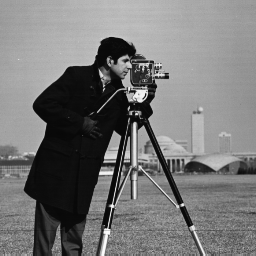
#> input picture Assignment 2/b2_a.png, 256 x 256 px, found by its file name
$ jupyter execute --allow-errors 'Computer_Vision_Assignment_1 (2).ipynb'
#> lines starting #> are read from the running program, lines starting #| are printed output that depends on the picture; after the words box and inside, x2 and y2 are one past the last pixel; in counts of white or black regions, pixels touching at a corner belong together
[cell 1]
import numpy as np
import matplotlib.pyplot as plt
import matplotlib.image as Image
import collections
import cv2
import matplotlib as mpl

**PART 1: HISTOGRAM OF COLOURED IMAGE**

[cell 2]
# To calculate histogram for each color channel
def readColourImage(colour,nBin, doBinning):
    image_1D = sorted(colour.ravel())
    counter=collections.Counter(image_1D)
    hist_list = list(counter.keys())
    freq_list = list(counter.values())

    if doBinning:
        intensityBins = [hist_list[i:i+nBin] for i in range(0,len(hist_list),nBin)]
        frequencyBins = [freq_list[i:i+nBin] for i in range(0,len(freq_list),nBin)]
        hist_with_bins = []
        freq_with_bins = []
        for i in intensityBins:
            frequencySum = 0
            hist_with_bins.append(i[len(i) - 1])
            for x in i:
                frequencySum += counter[x]
            freq_with_bins.append(frequencySum)
    else:
        hist_with_bins = hist_list
        freq_with_bins = freq_list

#     print(hist_with_bins, freq_with_bins)
    return hist_with_bins, freq_with_bins

[cell 3]
def displayHistogram(hist_list,freq_list):
    plt.xlabel("Intensity")
    plt.ylabel("Frequency")
    plt.title('Histogram of image')
    plt.bar(hist_list,freq_list)
    plt.show()

#> (a cell that did not finish here is left out)

#> (a cell that did not finish here is left out)

#> (a cell that did not finish here is left out)

[cell 7]
def RGB_to_GRAY(rgb):
    return np.dot(rgb[...,:3], [0.30, 0.59, 0.11])


def readImage(image_url,nBin, doBinning):
    img_raw = Image.imread(image_url,0)
    gray_img = RGB_to_GRAY(img_raw)

    plt.title("Orignal image")
    plt.imshow(gray_img, cmap = plt.get_cmap('gray'))
    plt.xticks([]), plt.yticks([])
    plt.show()


    image_1D = sorted(gray_img.ravel())
    counter=collections.Counter(image_1D)
#     print(len(counter))
    hist_list = list(counter.keys())
    freq_list = list(counter.values())

    if doBinning:
        intensityBins = [hist_list[i:i+nBin] for i in range(0,len(hist_list),nBin)]
        frequencyBins = [freq_list[i:i+nBin] for i in range(0,len(freq_list),nBin)]
        hist_bins = []
        freq_bins = []
        for i in intensityBins:
            frequencySum = 0
            hist_bins.append(i[len(i) - 1])
            for x in i:
                frequencySum += counter[x]
            freq_bins.append(frequencySum)
    else:
        hist_bins = hist_list
        freq_bins = freq_list

#     print(hist_with_bins, freq_with_bins)
    return hist_bins, freq_bins, gray_img


def readImage_Array(image_1D,nBin, doBinning):
#     print(len(set(image_1D)))

    image_1D = sorted(image_1D.ravel())
#     image_1D = [int(round(i)) for i in image_1D]
    counter=collections.Counter(image_1D)
#     print(len(counter))
    hist_list = list(counter.keys())
    freq_list = list(counter.values())

    if doBinning:
        intensityBins = [hist_list[i:i+nBin] for i in range(0,len(hist_list),nBin)]
        frequencyBins = [freq_list[i:i+nBin] for i in range(0,len(freq_list),nBin)]
        hist_bins = []
        freq_bins = []
        for i in intensityBins:
            frequencySum = 0
            hist_bins.append(i[len(i) - 1])
            for x in i:
                frequencySum += counter[x]
            freq_bins.append(frequencySum)
    else:
        hist_bins = hist_list
        freq_bins = freq_list

#     print(hist_with_bins, freq_with_bins)
    return hist_bins, freq_bins

#> (a cell that did not finish here is left out)

displayHistogram(hist_list,freq_list)

**PDF OF THE IMAGE**

[cell 9]
#PDF of image

def plotPDF(freq_list):
    size = sum(freq_list)
    pdf_image =[]
    pdf_image = [x / size for x in freq_list]
    return pdf_image

#> (a cell that did not finish here is left out)

**CDF OF THE IMAGE**

[cell 11]
#CDf of the image

def plotCDF(pdf_image):
    cdf_list = list()
    tempSum = 0
    for idx, freq in enumerate(pdf_image):
        tempSum += freq
#         cdfMap[intensities[idx]] = tempSum
        cdf_list.append(tempSum)
    return(cdf_list)

#> (a cell that did not finish here is left out)

**HISTOGRAM EQUALIZATION**

#> (a cell that did not finish here is left out)

#print(gray_img_equ)
plt.xticks([]), plt.yticks([])
#print(len(cdf_list))

def hist_Equalisation(cdf_image):
    cdf_image = [i*255/cdf_image[-1] for i in cdf_image]
    image_equalized = np.interp(gray_img_equ, range(0,2670), cdf_image)
#     print(len(cdf_image))
    return image_equalized


image_equalized = hist_Equalisation(cdf_image)
#print(image_equalized)

plt.imshow(image_equalized, cmap = 'gray')
plt.title('Equalized Histogram')
plt.xticks([]), plt.yticks([])

#plt.title('Histogram Equalization')
plt.show()
Image.imsave('EqualizedImage.png',image_equalized)

[cell 14]
#Histogram of equalized image

def readImage2(image_url,nBin, doBinning):
    img_raw = Image.imread(image_url,0)
    gray_img = RGB_to_GRAY(img_raw)

    #plt.title("Orignal image")
    #plt.imshow(gray_img, cmap = plt.get_cmap('gray'))
    #plt.show()

    image_1D = sorted(gray_img.ravel())
    counter=collections.Counter(image_1D)
#     print(len(counter))
    hist_list = list(counter.keys())
    freq_list = list(counter.values())

    if doBinning:
        intensityBins = [hist_list[i:i+nBin] for i in range(0,len(hist_list),nBin)]
        frequencyBins = [freq_list[i:i+nBin] for i in range(0,len(freq_list),nBin)]
        hist_with_bins = []
        freq_with_bins = []
        for i in intensityBins:
            frequencySum = 0
            hist_with_bins.append(i[len(i) - 1])
            for x in i:
                frequencySum += counter[x]
            freq_with_bins.append(frequencySum)
    else:
        hist_with_bins = hist_list
        freq_with_bins = freq_list

#     print(hist_with_bins, freq_with_bins)
    return hist_with_bins, freq_with_bins, gray_img


#> (the rest of this cell did not finish here and is left out)

**PART 2: BINARY IMAGE - MANUAL THRESHOLDING**

[cell 15]
#Manual Thresholding:

def thresholding(arr):
    for i in arr:
      for j in i:
        if(j[0] > 123):
            j[0]=j[1]=j[2] = 255
            #print(arr)
        else:
             j[0]=j[1]=j[2] = 0
    #print(arr)
    plt.imshow(arr)
    plt.show()

[cell 16]
#Binary image using Manual Thresholding

img_raw1 = cv2.imread('b2_a.png')
#> img_raw1 is the input picture: shape (256, 256, 3); min 7, max 253, mean 118.7
thresholding(img_raw1)
#> after the loop in thresholding, `for i in arr:`: j = [0, 0, 0]
#> in thresholding, `plt.show()`:
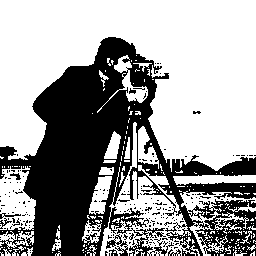
#> shown: shape (256, 256, 3); 61.9% white; 204 black regions (195 under 20 px), largest, box (x1, y1, x2, y2) and area: (0, 37, 256, 256) 23970, (106, 234, 128, 256) 170, (0, 213, 21, 219) 48

[cell 17]
#Binary image using Manual Thresholding

img_raw2 = cv2.imread('b2_b.png')
#> (the rest of this cell did not finish here and is left out)

[cell 18]
#Binary image using Manual Thresholding

img_raw3 = cv2.imread('b2_c.png')
#> (the rest of this cell did not finish here and is left out)

[cell 19]
#Histogram of each image

imageb2_a = Image.imread('b2_a.png',0)
#> imageb2_a: shape (256, 256) float32; min 0.0275, max 0.992, mean 0.466
hist_list, freq_list = readColourImage(imageb2_a,nBin=2,doBinning=True)
#> in readColourImage, `image_1D = sorted(colour.ravel())`: image_1D = 65536 items
#> in readColourImage, `counter=collections.Counter(image_1D)`: counter = 247 items
#> in readColourImage, `hist_list = list(counter.keys())`: hist_list = 247 values from 0.0275 to 0.992
#> in readColourImage, `freq_list = list(counter.values())`: freq_list = 247 values, max 1685 at index 7, min 1 at index 246, mean 265.3
#> in readColourImage, `intensityBins = [hist_list[i:i+nBin] for i in range(0,len(hist_list),n..`: intensityBins = 124 items, first 6: [0.0275, 0.0314], [0.0353, 0.0392], [0.0431, 0.0471], [0.051, 0.0549], [0.0588, 0.0627], [0.0667, 0.0706]
#> in readColourImage, `frequencyBins = [freq_list[i:i+nBin] for i in range(0,len(freq_list),n..`: frequencyBins = 124 items, first 6: [4, 423], [1477, 1259], [1175, 1456], [1529, 1685], [1338, 968], [471, 261]
#> the loop in readColourImage, `for i in intensityBins:` made 124 passes
#> i on passes 1 to 12: [0.0275, 0.0314], [0.0353, 0.0392], [0.0431, 0.0471], [0.051, 0.0549], [0.0588, 0.0627], [0.0667, 0.0706], [0.0745, 0.0784], [0.0824, 0.0863], [0.0902, 0.0941], [0.098, 0.102], [0.106, 0.11], [0.114, 0.118]
#> after the loop in readColourImage, `for i in intensityBins:`: freq_with_bins = 124 values, max 3214 at index 3, min 1 at index 123, mean 528.5; hist_with_bins = 124 values from 0.0314 to 0.992
#> hist_list = 124 values from 0.0314 to 0.992; freq_list has the same summary as freq_with_bins in readColourImage
displayHistogram(hist_list,freq_list)
#> in displayHistogram, `plt.show()`:
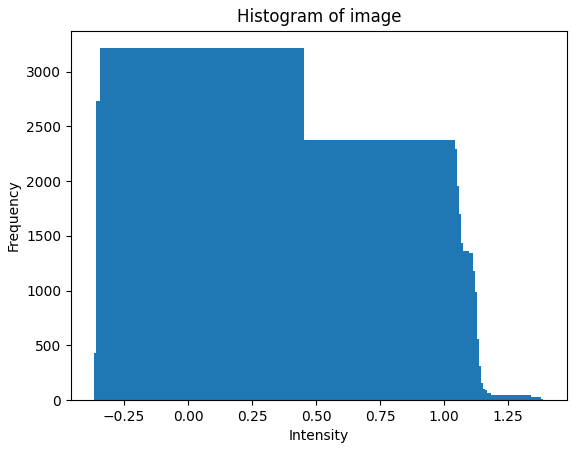
#> figure drawn by matplotlib, 1 panel; tallest bar 3214 high, from x = -0.345 to 0.455

#> (a cell that did not finish here is left out)

#> (a cell that did not finish here is left out)

#> (a cell that did not finish here is left out)

[cell 23]
#OTSU Algorithm

def otsu(gray):
    #pixel_number = len(gray) * len(gray)
    pixel_number = gray.shape[0] * gray.shape[1]
    mean_weigth = 1.0/pixel_number
    his, bins = np.histogram(gray, np.arange(0,257))
    final_thresh = -1
    final_value = -1

    variance = []
    threshold = []

    intensity_arr = np.arange(256)
    for t in bins[1:-1]:
        pcb = np.sum(his[:t])
        pcf = np.sum(his[t:])
        #print(his[t:])
        Wb = pcb * mean_weigth
        Wf = pcf * mean_weigth

        mub = np.sum(intensity_arr[:t]*his[:t]) / float(pcb)
        muf = np.sum(intensity_arr[t:]*his[t:]) / float(pcf)

        #print(mub, muf ,Wb, Wf)
        value = Wb * Wf * (mub - muf) ** 2
        #print(value)

        #print(value)
        if value > final_value:
            final_thresh = t
            threshold.append(final_thresh)
            #print(final_thresh)
            final_value = value
            variance.append(final_value)
    #To show a plot of the inter-class variance

    plt.bar(threshold, variance)
    plt.title('Plot of the inter-class variance')
    plt.xlabel("Threshold")
    plt.ylabel("Variance")
    plt.show()
    final_img = gray.copy()
    print(final_thresh)
    print(final_value)
    final_img[gray > final_thresh] = 255
    final_img[gray < final_thresh] = 0
    return final_img

[cell 24]
gray1 = Image.imread('b2_a.png',0)
array1 = gray1.ravel()
image = otsu(gray1)
#> in otsu, `his, bins = np.histogram(gray, np.arange(0,257))`: his = 256 values, max 65536 at index 0, min 0 at index 1, mean 256; bins = 257 values from 0 to 256
#> after the loop in otsu, `for t in bins[1:-1]:`: final_thresh = -1; threshold = []
#| -1
#| -1
#> in otsu, `final_img[gray > final_thresh] = 255`: final_img: shape (256, 256) float32; every value is 255
#Image.imsave('binaryb2_a.png',image_equalized)
#print(image)
plt.imshow(image)
plt.xticks([]), plt.yticks([])

[cell 25]
#Histogram of binary image

hist_list, freq_list = readImage_Array(image,nBin=2,doBinning=True)
#> in readImage_Array, `image_1D = sorted(image_1D.ravel())`: image_1D = 65536 items
#> in readImage_Array, `counter=collections.Counter(image_1D)`: counter = {255: 65536}
#> in readImage_Array, `hist_list = list(counter.keys())`: hist_list = [255]
#> in readImage_Array, `freq_list = list(counter.values())`: freq_list = [65536]
#> in readImage_Array, `intensityBins = [hist_list[i:i+nBin] for i in range(0,len(hist_list),n..`: intensityBins = [[255]]
#> in readImage_Array, `frequencyBins = [freq_list[i:i+nBin] for i in range(0,len(freq_list),n..`: frequencyBins = [[65536]]
#> the loop in readImage_Array, `for i in intensityBins:` made 1 pass
#> i on pass 1: [255]
#> after the loop in readImage_Array, `for i in intensityBins:`: freq_bins = [65536]; hist_bins = [255]
displayHistogram(hist_list, freq_list)
#> in displayHistogram (call 2), `plt.show()`:
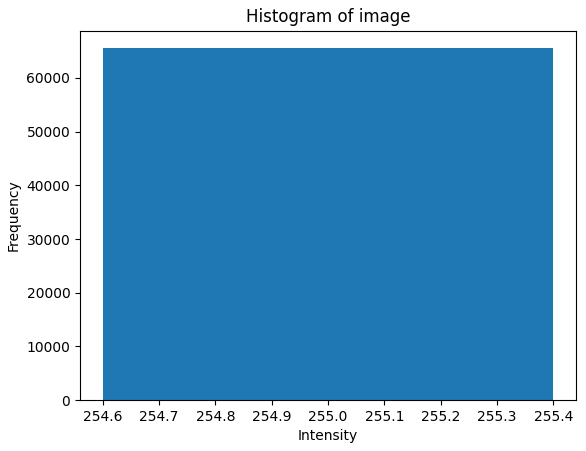
#> figure drawn by matplotlib, 1 panel
